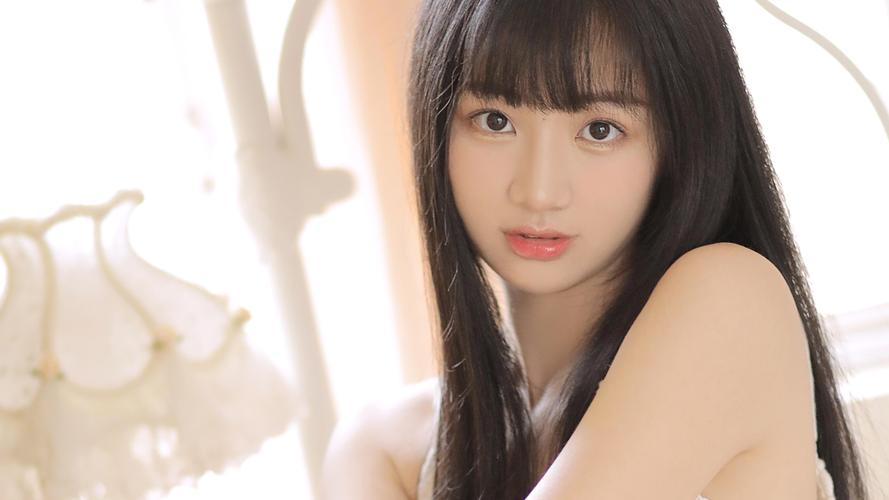
#> input picture AI/1.jpg, 889 x 500 px, found by its file name
$ jupyter execute 1.ipynb
#> lines starting #> are read from the running program, lines starting #| are printed output that depends on the picture; after the words box and inside, x2 and y2 are one past the last pixel; in counts of white or black regions, pixels touching at a corner belong together
[cell 1]
import cv2
import numpy as np

[cell 2]
img=cv2.imread('D:\\Github\\Game\\AI\\1.jpg')
#> img is the input picture: shape (500, 889, 3); mean B, G, R 173.6, 184.3, 200.4
img=cv2.cvtColor(img,cv2.COLOR_BGR2GRAY)
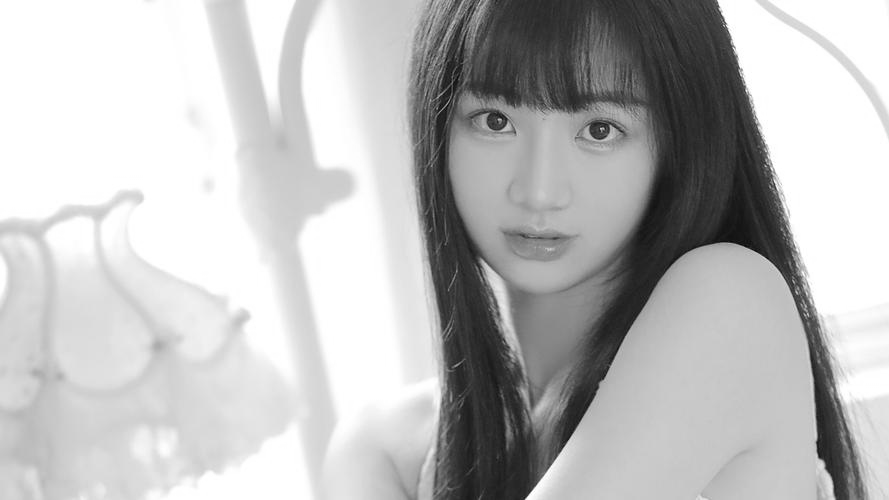
#> img: shape (500, 889); min 6, max 255, mean 187.9
img=cv2.Canny(img,100,200)
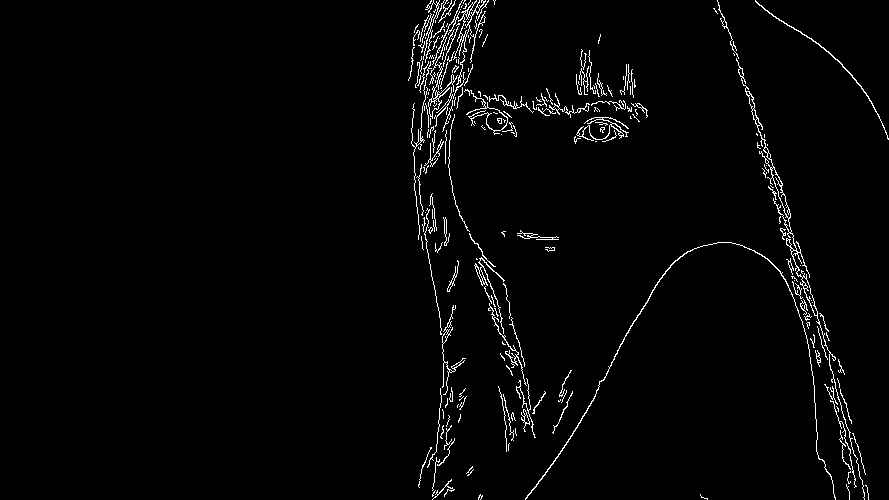
#> img: shape (500, 889); 2.2% white in thin lines or dots, all inside (x1, y1, x2, y2) = (408, 0, 889, 500)
img=cv2.dilate(img,np.ones((5,5),np.uint8),iterations=1)
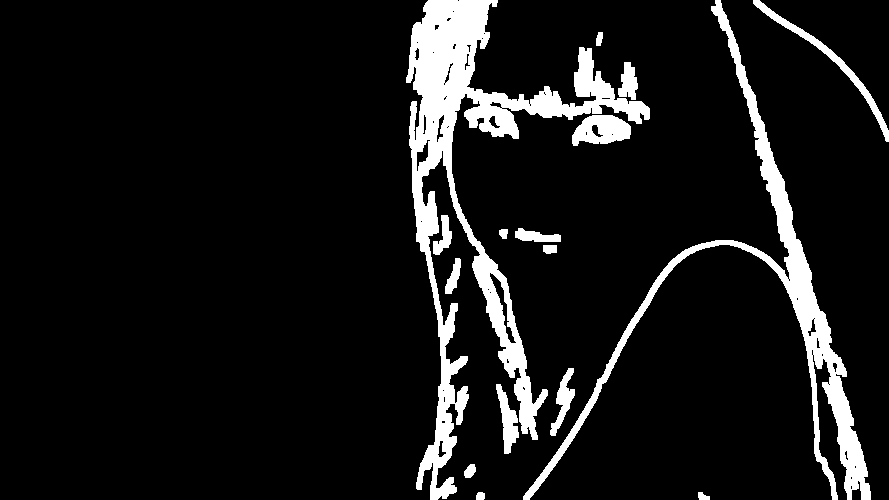
#> img: shape (500, 889); 9.4% white; 16 white regions, largest, box (x1, y1, x2, y2) and area: (406, 0, 650, 500) 23315, (523, 0, 871, 500) 12197, (753, 0, 889, 142) 1353
img=cv2.erode(img,np.ones((5,5),np.uint8),iterations=1)
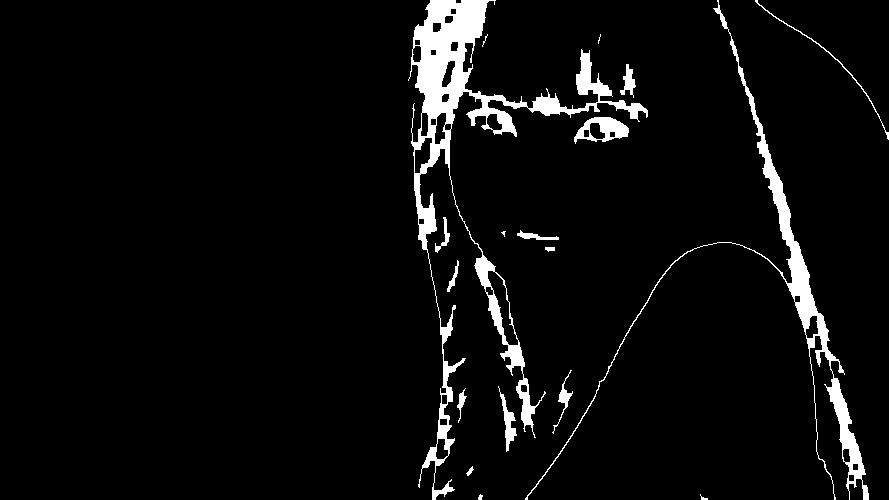
#> img: shape (500, 889); 4.9% white; 18 white regions (3 under 20 px), largest, box (x1, y1, x2, y2) and area: (408, 0, 648, 500) 13350, (525, 0, 869, 500) 5821, (574, 117, 629, 144) 753
img=cv2.GaussianBlur(img,(5,5),0)
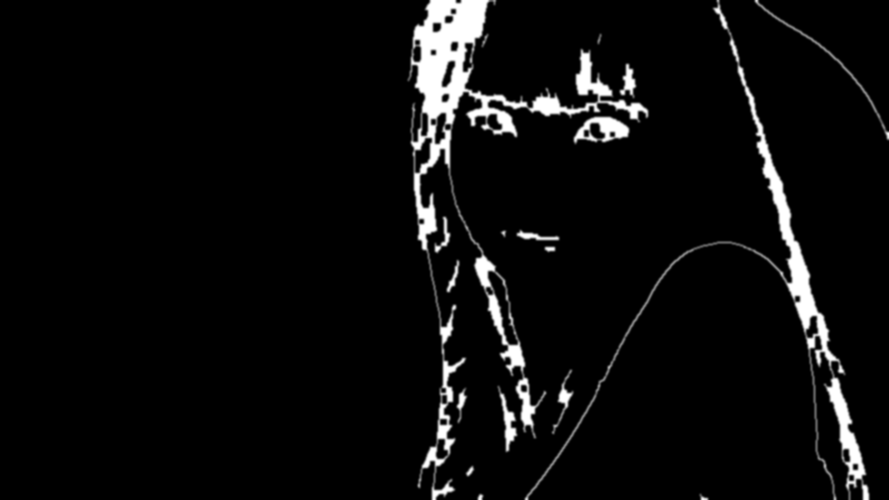
#> img: shape (500, 889); min 0, max 255, mean 12.5
img=cv2.bitwise_not(img)
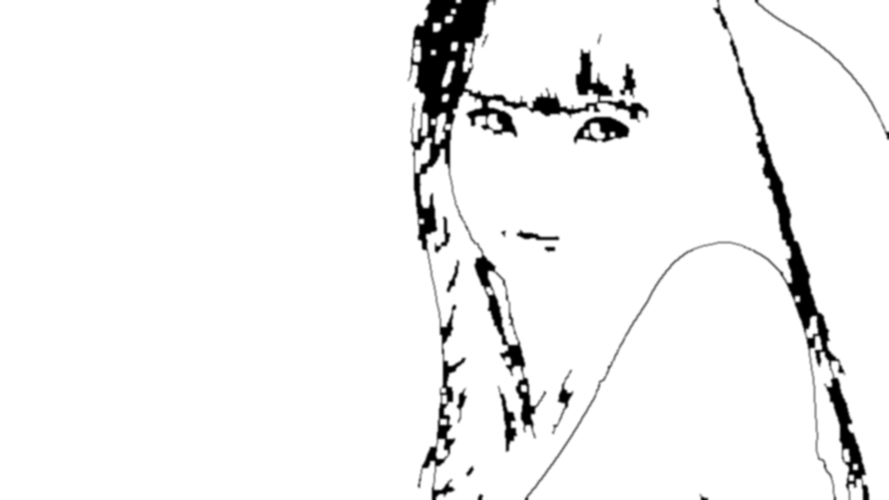
#> img: shape (500, 889); min 0, max 255, mean 242.5
cv2.imshow('img',img)
cv2.waitKey(10000)
cv2.destroyAllWindows()
